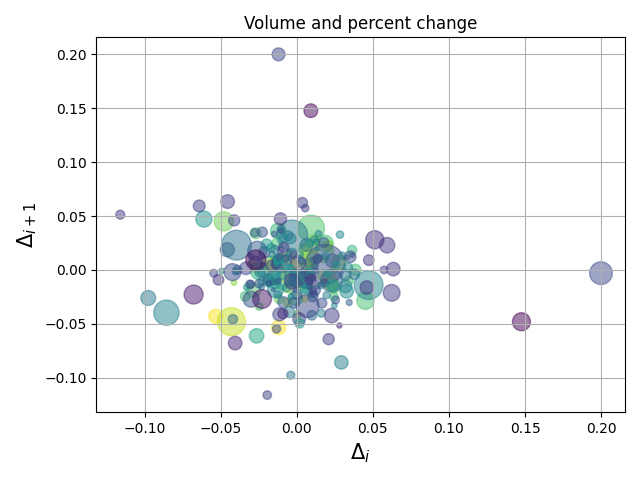

The Python source for this figure:
# 引入所需库
import matplotlib.pyplot as plt
import numpy as np

import matplotlib.cbook as cbook
import matplotlib
matplotlib.use('TkAgg')

# 读取谷歌公司的股票价格数据，并计算股票价格的日变化率
price_data = cbook.get_sample_data('goog.npz')['price_data']
price_data = price_data[-250:]  # get the most recent 250 trading days
delta1 = np.diff(price_data["adj_close"]) / price_data["adj_close"][:-1]

# 价格数据（price_data）中的"volume"和"close"列进行某种计算，并将结果存储在变量"volume"和"close"中
volume = (15 * price_data["volume"][:-2] / price_data["volume"][0])**2
close = 0.003 * price_data["close"][:-2] / 0.003 * price_data["open"][:-2]

fig, ax = plt.subplots()
# 绘制散点图，其中颜色映射为收盘价，大小映射为成交量
ax.scatter(delta1[:-1], delta1[1:], c=close, s=volume, alpha=0.5)
# 设置坐标轴标签和标题
ax.set_xlabel(r'$\Delta_i$', fontsize=15)
ax.set_ylabel(r'$\Delta_{i+1}$', fontsize=15)
ax.set_title('Volume and percent change')
# 添加颜色条
ax.grid(True)
# 调整子图布局
fig.tight_layout()

plt.show()
